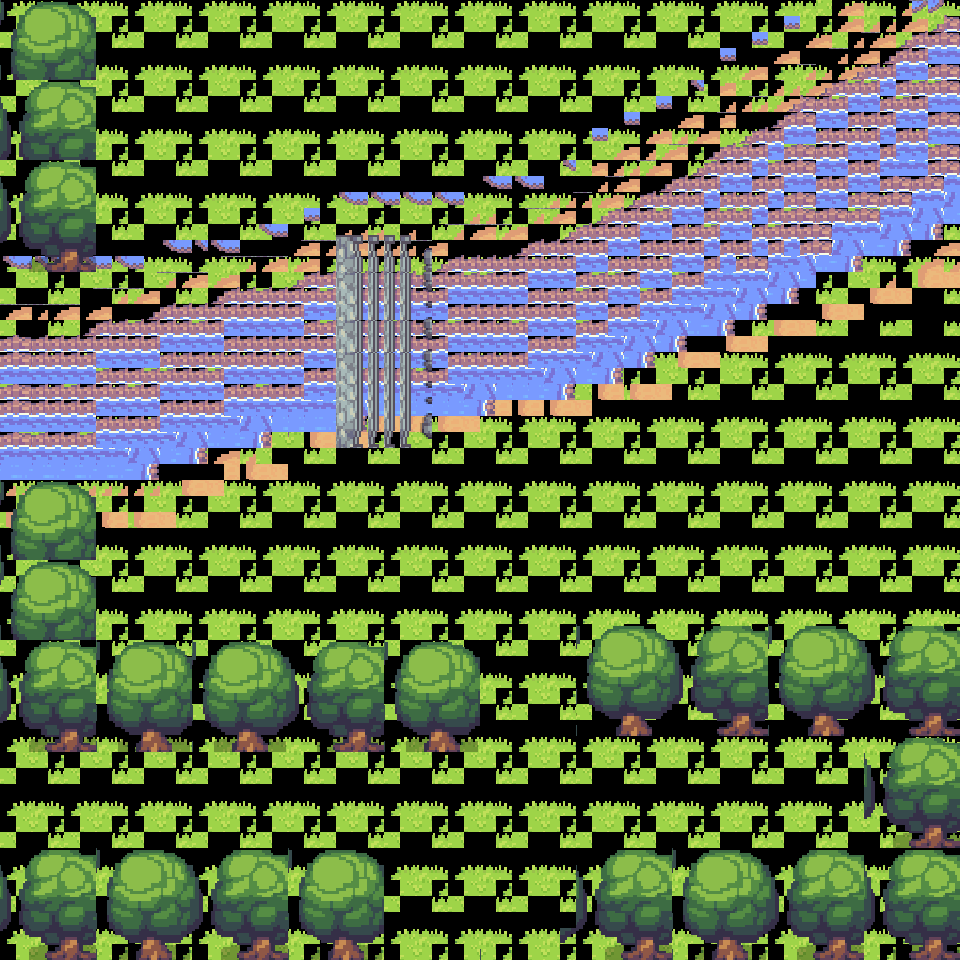

A 2D game scene composited from a Tiled map and its tileset images. What follows is a short description and the map's XML, with each tile layer's data collapsed to a summary:
An orthogonal 60x60 tile map with 16x16 px tiles, 12 tile layers (grama, areia, rio, embaixoPonte, ...), 13 tilesets.

<map version="1.10" tiledversion="1.11.2" orientation="orthogonal" renderorder="right-down" width="60" height="60" tilewidth="16" tileheight="16" infinite="0" nextlayerid="32" nextobjectid="1">
 <editorsettings>
  <export target="../cenariosJson/planicie.json" format="json" />
 </editorsettings>
 <tileset firstgid="1" name="1_terrain" tilewidth="16" tileheight="16" tilecount="1440" columns="30">
  <image source="../../tilesets/1_terrain.png" width="480" height="768" />
 </tileset>
 <tileset firstgid="1441" name="2_indoors" tilewidth="16" tileheight="16" tilecount="440" columns="20">
  <image source="../../tilesets/2_indoors.png" width="320" height="352" />
 </tileset>
 <tileset firstgid="1881" name="3_plants" tilewidth="16" tileheight="16" tilecount="240" columns="30">
  <image source="../../tilesets/3_plants.png" width="480" height="128" />
 </tileset>
 <tileset firstgid="2121" name="4_buildings" tilewidth="16" tileheight="16" tilecount="576" columns="24">
  <image source="../../tilesets/4_buildings.png" width="384" height="384" />
 </tileset>
 <tileset firstgid="2697" name="5_waterfall" tilewidth="16" tileheight="16" tilecount="360" columns="18">
  <image source="../../tilesets/5_waterfall.png" width="288" height="320" />
 </tileset>
 <tileset firstgid="3057" name="6_floors" tilewidth="16" tileheight="16" tilecount="252" columns="18">
  <image source="../../tilesets/6_floors.png" width="288" height="224" />
 </tileset>
 <tileset firstgid="3309" name="7_grass_cliff" tilewidth="16" tileheight="16" tilecount="420" columns="35">
  <image source="../../tilesets/7_grass_cliff.png" width="560" height="192" />
 </tileset>
 <tileset firstgid="3729" name="8_cave" tilewidth="16" tileheight="16" tilecount="448" columns="28">
  <image source="../../tilesets/8_cave.png" width="448" height="256" />
 </tileset>
 <tileset firstgid="4177" name="9_beach" tilewidth="16" tileheight="16" tilecount="288" columns="18">
  <image source="../../tilesets/9_beach.png" width="288" height="256" />
 </tileset>
 <tileset firstgid="4465" name="10_dirt" tilewidth="16" tileheight="16" tilecount="280" columns="14">
  <image source="../../tilesets/10_dirt.png" width="224" height="320" />
 </tileset>
 <tileset firstgid="4745" name="11_roofs" tilewidth="16" tileheight="16" tilecount="1024" columns="32">
  <image source="../../tilesets/11_roofs.png" width="512" height="512" />
 </tileset>
 <tileset firstgid="5769" name="12_extra1" tilewidth="16" tileheight="16" tilecount="160" columns="10">
  <image source="../../tilesets/12_extra1.png" width="160" height="256" />
 </tileset>
 <tileset firstgid="5929" name="13_extra2" tilewidth="16" tileheight="16" tilecount="144" columns="12">
  <image source="../../tilesets/13_extra2.png" width="192" height="192" />
 </tileset>
 <group id="24" name="terreno" locked="1">
  <layer id="28" name="grama" width="60" height="60" locked="1">
   <properties>
    <property name="collides" type="bool" value="false" />
   </properties>
   <data>[3600 cells, 3600 non-empty, 12 distinct tile ids]</data>
  </layer>
  <layer id="29" name="areia" width="60" height="60" locked="1">
   <properties>
    <property name="collides" type="bool" value="false" />
   </properties>
   <data>[3600 cells, 438 non-empty, 20 distinct tile ids]</data>
  </layer>
 </group>
 <group id="27" name="agua" locked="1">
  <layer id="16" name="rio" width="60" height="60">
   <properties>
    <property name="collides" type="bool" value="true" />
   </properties>
   <data>[3600 cells, 689 non-empty, 18 distinct tile ids]</data>
  </layer>
  <layer id="31" name="embaixoPonte" width="60" height="60" locked="1">
   <properties>
    <property name="collides" type="bool" value="false" />
   </properties>
   <data>[3600 cells, 68 non-empty, 9 distinct tile ids]</data>
  </layer>
  <layer id="30" name="ponte" width="60" height="60" locked="1">
   <properties>
    <property name="collides" type="bool" value="false" />
   </properties>
   <data>[3600 cells, 84 non-empty, 18 distinct tile ids]</data>
  </layer>
 </group>
 <group id="26" name="rochas" locked="1">
  <layer id="20" name="pedrinhas" width="60" height="60">
   <properties>
    <property name="collides" type="bool" value="false" />
   </properties>
   <data>[3600 cells, 0 non-empty, 0 distinct tile ids]</data>
  </layer>
  <layer id="15" name="pedras" width="60" height="60">
   <properties>
    <property name="collides" type="bool" value="true" />
   </properties>
   <data>[3600 cells, 0 non-empty, 0 distinct tile ids]</data>
  </layer>
 </group>
 <group id="25" name="plantas">
  <layer id="17" name="flores" width="60" height="60">
   <properties>
    <property name="collides" type="bool" value="false" />
   </properties>
   <data>[3600 cells, 0 non-empty, 0 distinct tile ids]</data>
  </layer>
  <layer id="19" name="arbustos" width="60" height="60">
   <properties>
    <property name="collides" type="bool" value="true" />
   </properties>
   <data>[3600 cells, 0 non-empty, 0 distinct tile ids]</data>
  </layer>
  <layer id="21" name="tocos" width="60" height="60">
   <properties>
    <property name="collides" type="bool" value="true" />
   </properties>
   <data>[3600 cells, 0 non-empty, 0 distinct tile ids]</data>
  </layer>
  <layer id="23" name="troncos" width="60" height="60">
   <properties>
    <property name="collides" type="bool" value="true" />
   </properties>
   <data>[3600 cells, 0 non-empty, 0 distinct tile ids]</data>
  </layer>
  <layer id="22" name="arvores" width="60" height="60">
   <properties>
    <property name="collides" type="bool" value="true" />
   </properties>
   <data>[3600 cells, 918 non-empty, 84 distinct tile ids]</data>
  </layer>
 </group>
</map>